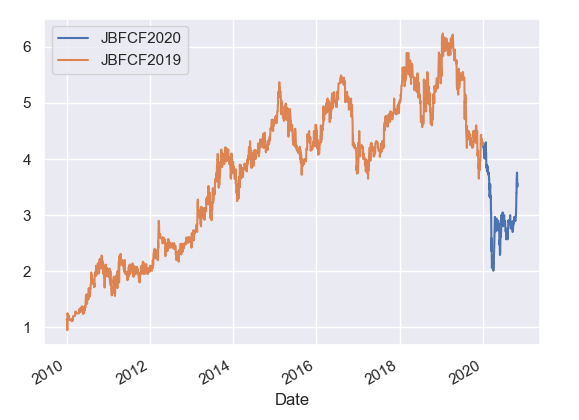

Here is the Python script that generated this plot:
import os
import numpy as np
import matplotlib.pyplot as plt
import yfinance as yf
import seaborn as sns
sns.set_theme(style="darkgrid")
data = yf.download('JBFCF','2020-01-01','2020-11-01') # Get the data of the Jolibee's stock 
#data is now a data frame
data.Close.plot(label='JBFCF2020')
data2 = yf.download('JBFCF','2010-01-01','2020-01-01')
data2.Close.plot(label='JBFCF2019')
plt.legend()
plt.plot()
plt.show()
